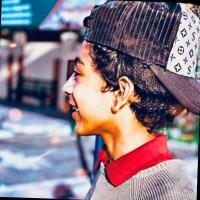
#> input picture Images/img2.jfif, 200 x 200 px
$ python face_detection.py Images/img2.jfif haarcascade_frontalface_default.xml
#> lines starting #> are read from the running program, lines starting #| are printed output that depends on the picture; after the words box and inside, x2 and y2 are one past the last pixel; in counts of white or black regions, pixels touching at a corner belong together
# Importing Required Modules.
import sys
import cv2

# Getting the path to the image and cascade.
image_path = sys.argv[1]
cascade_path = sys.argv[2]

# Creating the haar cascade.
face_cascade = cv2.CascadeClassifier(cascade_path)

# Reading the image.
image = cv2.imread(image_path)
#> image is the input picture: shape (200, 200, 3); mean B, G, R 135.5, 123.6, 138.6
image_grey = cv2.cvtColor(image, cv2.COLOR_BGR2GRAY)
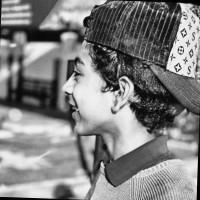
#> image_grey: shape (200, 200); min 0, max 255, mean 129.5

# Detecting Faces.
faces = face_cascade.detectMultiScale(
	image_grey,
	scaleFactor=1.1,
	minNeighbors=5,
	minSize=(30, 30),
)
#> faces = ()

# Drawing rectangle around the faces.
for x, y, w, h in faces:
	cv2.rectangle(image, (x, y), (x + w, y + h), (0, 255, 0), 2)
#> this loop made 0 passes

# Show the image.
cv2.imshow("Faces Found", image)
cv2.waitKey(0)

$ run again, on Images/img3.jpg
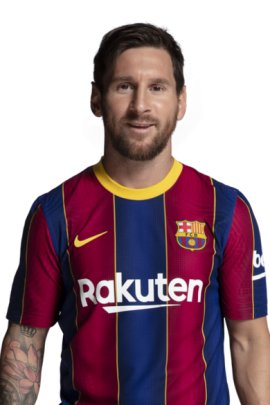
#> input picture Images/img3.jpg, 270 x 405 px
#> image is the input picture: shape (405, 270, 3); mean B, G, R 141.8, 131.3, 157.9
#> `image_grey = cv2.cvtColor(image, cv2.COLOR_BGR2GRAY)`:
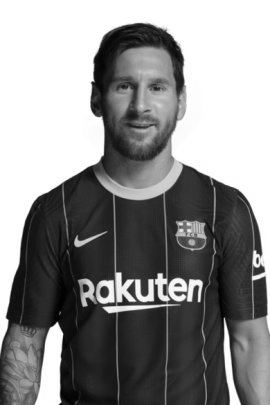
#> image_grey: shape (405, 270); min 0, max 255, mean 140.5
#> faces = [[95, 50, 93, 93]]
#> the loop `for x, y, w, h in faces:` made 1 pass
#> after the loop `for x, y, w, h in faces:`:
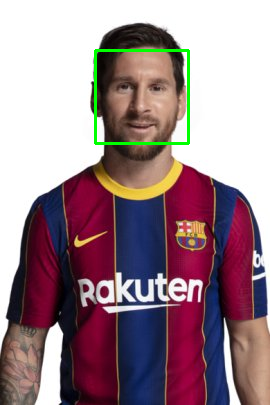
#> image: shape (405, 270, 3); 1.02% of pixels changed, all inside (x1, y1, x2, y2) = (94, 49, 190, 145)

$ run again, on Images/img4.png
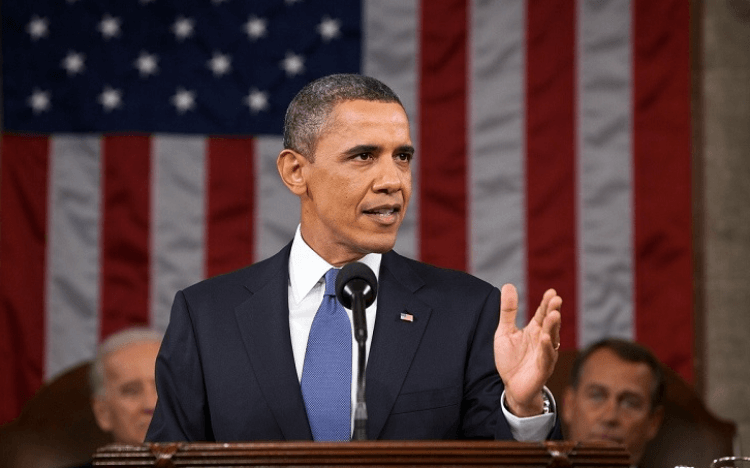
#> input picture Images/img4.png, 750 x 468 px
#> image is the input picture: shape (468, 750, 3); mean B, G, R 57.6, 57.4, 83.1
#> `image_grey = cv2.cvtColor(image, cv2.COLOR_BGR2GRAY)`:
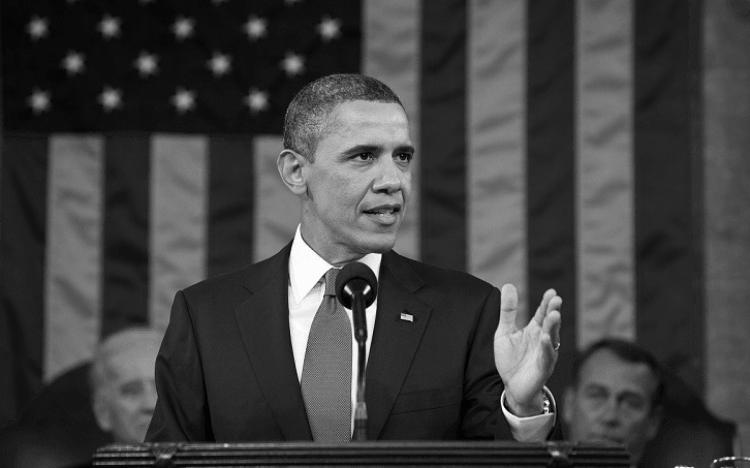
#> image_grey: shape (468, 750); min 3, max 252, mean 65.1
#> faces = [[567, 362, 90, 90], [303, 98, 146, 146]]
#> the loop `for x, y, w, h in faces:` made 2 passes
#> after the loop `for x, y, w, h in faces:`:
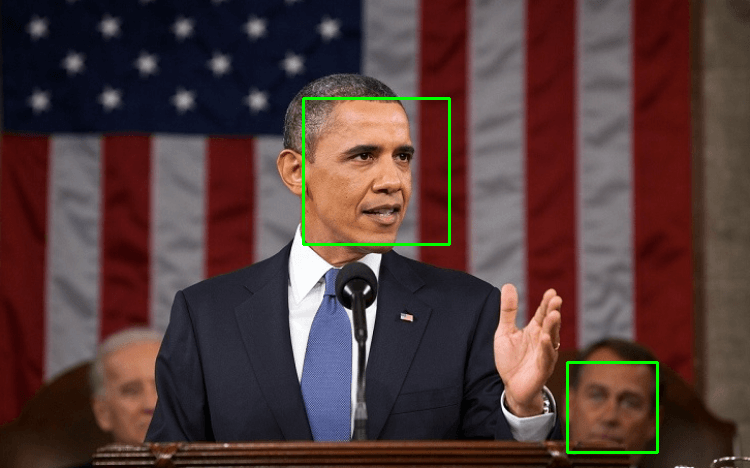
#> image: shape (468, 750, 3); 0.8% of pixels changed, all inside (x1, y1, x2, y2) = (302, 97, 659, 454)

$ run again, on Images/img5.jpeg
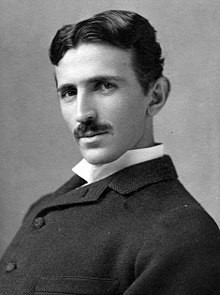
#> input picture Images/img5.jpeg, 220 x 295 px
#> image is the input picture: shape (295, 220, 3); min 0, max 255, mean 104.5
#> faces = [[33, 46, 113, 113]]
#> the loop `for x, y, w, h in faces:` made 1 pass
#> after the loop `for x, y, w, h in faces:`:
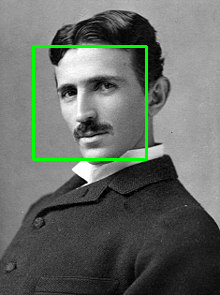
#> image: shape (295, 220, 3); 2.08% of pixels changed, all inside (x1, y1, x2, y2) = (32, 45, 148, 161)
